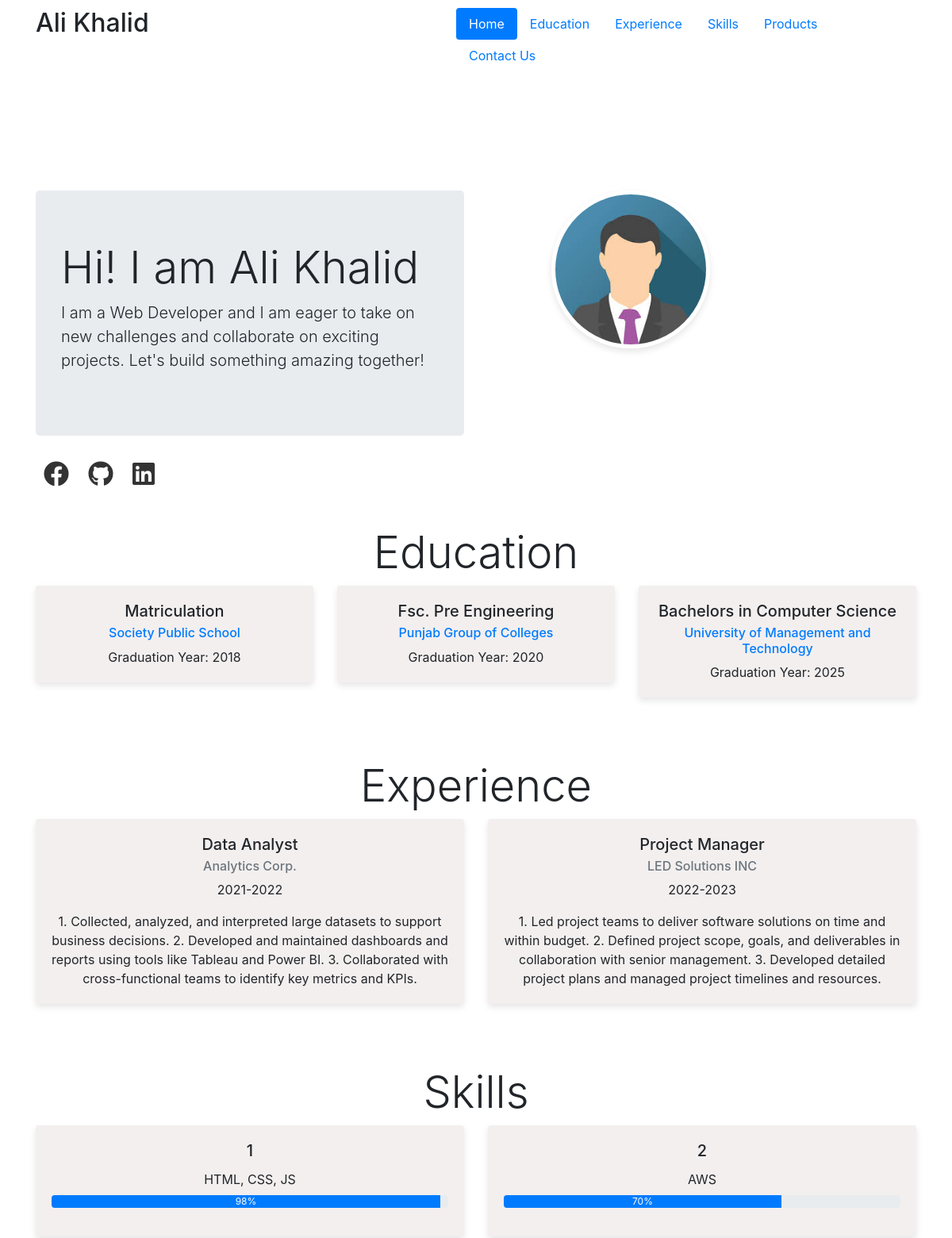
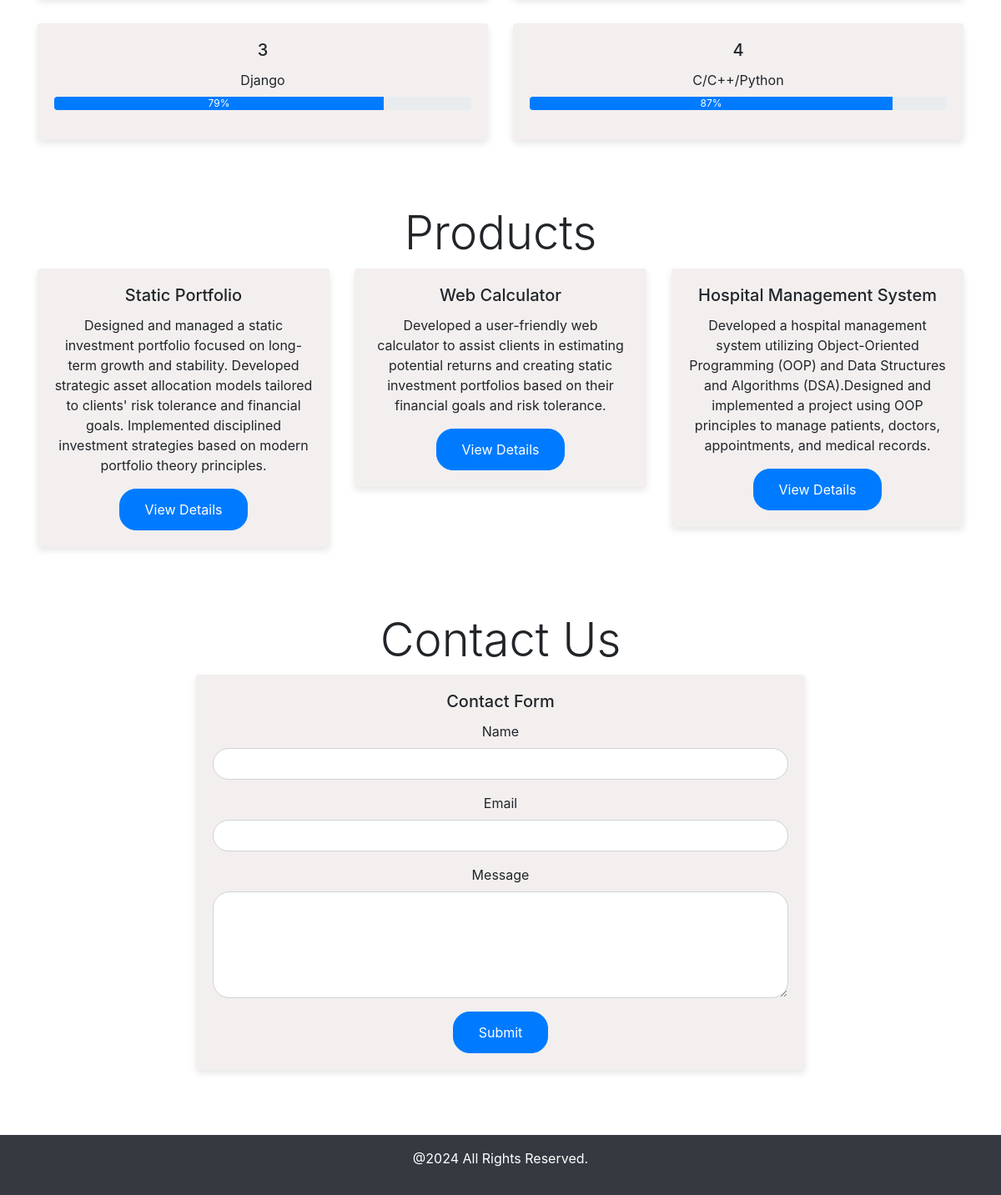
The page / on the database its author committed (2 pictures, top to bottom).
### portfolio/models.py (models this page shows, shortened)
class OwnerInfo(models.Model):
    name = models.CharField(max_length=100)
    intro = models.TextField()
    image = models.ImageField(upload_to='images/')

class Education(models.Model):
    degree = models.CharField(max_length=100)
    institution = models.CharField(max_length=100)
    year = models.IntegerField()
    link = models.URLField(max_length=200, blank=True)

class Experience(models.Model):
    title = models.CharField(max_length=100)
    company = models.CharField(max_length=100)
    duration = models.CharField(max_length=50)
    description = models.TextField()

class Skill(models.Model):
    category = models.CharField(max_length=50)
    name = models.CharField(max_length=100)
    proficiency = models.IntegerField()

class Product(models.Model):
    title = models.CharField(max_length=100)
    description = models.TextField()
    link = models.URLField(max_length=200, blank=True)

### portfolio/views.py (the view)
# urls.py: path('', views.home, name='home'),
def home(request):
    owner_info = OwnerInfo.objects.first()  # Assuming there's only one owner's info
    educations = Education.objects.all()
    experiences = Experience.objects.all()
    skills = Skill.objects.all()
    products = Product.objects.all()
    context = {
        'owner_info': owner_info,
        'educations': educations,
        'experiences': experiences,
        'skills': skills,
        'products': products,
    }
    return render(request, 'portfolio/home.html', context)

### templates/portfolio/home.html (shortened to what this page needs)
{% load static %}
<!DOCTYPE html>
<html lang="en">
<head>
  <link href="https://stackpath.bootstrapcdn.com/bootstrap/4.5.2/css/bootstrap.min.css" rel="stylesheet">
  <link href="https://cdnjs.cloudflare.com/ajax/libs/font-awesome/5.15.4/css/all.min.css" rel="stylesheet">
  <link href="{% static 'css/styles.css' %}" rel="stylesheet">
</head>
<body>
    <div class="container">
        <div class="row">
          <div class="header col-md-4">
            <h2 class="display-6">{{ owner_info.name }}</h2>
          </div>
          <div class="col-md-8">
            <ul class="nav nav-pills" style="margin-left: 150px;">
                <li class="nav-item">
                  <a class="nav-link active" aria-current="page" href="{% url 'home' %}">Home</a>
                </li>
                <li class="nav-item">
                  <a class="nav-link" href="#1">Education</a>
                </li>
                <li class="nav-item">
                  <a class="nav-link" href="#2">Experience</a>
                </li>
                <li class="nav-item">
                    <a class="nav-link" href="#3">Skills</a>
                </li>
                <li class="nav-item">
                    <a class="nav-link" href="#4">Products</a>
                </li>
                <li class="nav-item">
                    <a class="nav-link" href="#2c">Contact Us</a>
                </li>
              </ul>
          </div>
        </div>
        <div class="row" style="margin-top: 150px;">
            <div class="col-md-6">
                <div class="jumbotron">
                    <h1 class="display-4">Hi! I am {{ owner_info.name }}</h1>
                    <p class="lead">{{ owner_info.intro }}</p>
                </div>
                <div class="social-icons">
                    <a href="#" target="_blank"><i class="fab fa-facebook fa-2x"></i></a>
                    <a href="#" target="_blank"><i class="fab fa-github fa-2x"></i></a>
                    <a href="#" target="_blank"><i class="fab fa-linkedin fa-2x"></i></a>
                </div>
            </div>
            <div class="col-md-6">
                <img src="{{ owner_info.image.url }}" alt="{{ owner_info.name }}" class="profile-pic img-fluid">
            </div>
        </div>
    </div>
    <div class="container text-center my-5">
        <h1 id="1" class="display-4">Education</h1>
        <div class="row">
            {% for edu in educations %}
            <div class="col-md-4">
              <div class="card" style="background-color: rgb(243, 239, 239);">
                <div class="card-body">
                  <h5 class="card-title">{{ edu.degree }}</h5>
                  <h6 class="card-subtitle mb-2 text-muted"><a href="{{ edu.link }}" target="_blank">{{ edu.institution }}</a></h6>
                  <p class="card-text">Graduation Year: {{ edu.year }}</p>
                </div>
              </div>
            </div>
            {% endfor %}
          </div>
    </div>
    <div class="container text-center my-5">
        <h1 id="2" class="display-4">Experience</h1>
        <div class="row">
            {% for exp in experiences %}
            <div class="col-md-6">
              <div class="card" style="background-color: rgb(243, 239, 239);">
                <div class="card-body">
                  <h5 class="card-title">{{ exp.title }}</h5>
                  <h6 class="card-subtitle mb-2 text-muted">{{ exp.company }}</h6>
                  <p class="card-text">{{ exp.duration }}</p>
                  <p class="card-text">{{ exp.description }}</p>
                </div>
              </div>
            </div>
            {% endfor %}
        </div>
    </div>
    <div class="container text-center my-5">
        <h1 id="3" class="display-4">Skills</h1>
        <div class="row">
            {% for skill in skills %}
            <div class="col-md-6">
              <div class="card" style="background-color: rgb(243, 239, 239);">
                <div class="card-body">
                  <h5 class="card-title">{{ skill.category }}</h5>
                  <div class="mb-2">{{ skill.name }}</div>
                  <div class="progress mb-3">
                    <div class="progress-bar" role="progressbar" style="width: {{ skill.proficiency }}%;" aria-valuenow="{{ skill.proficiency }}" aria-valuemin="0" aria-valuemax="100">{{ skill.proficiency }}%</div>
                  </div>
                </div>
              </div>
            </div>
            {% endfor %}
        </div>
    </div>
    <div class="container text-center my-5">
        <h1 id="4" class="display-4">Products</h1>
        <div class="row">
            {% for product in products %}
            <div class="col-md-4">
              <div class="card" style="background-color: rgb(243, 239, 239);">
                <div class="card-body">
                  <h5 class="card-title">{{ product.title }}</h5>
                  <p class="card-text">{{ product.description }}</p>
                  <a href="{{ product.link }}" class="btn btn-primary" target="_blank">View Details</a>
                </div>
              </div>
            </div>
            {% endfor %}
        </div>
    </div>
    <div class="container text-center my-5">
        <h1 id="2c" class="display-4">Contact Us</h1>
        <div class="row">
            <div class="col-md-8 offset-md-2">
              <div class="card" style="background-color: rgb(243, 239, 239);">
                <div class="card-body">
                  <h5 class="card-title">Contact Form</h5>
                  <form method="post" action="{% url 'contact' %}">
                    <div class="form-group">
                      <label for="name">Name</label>
                      <input type="text" class="form-control" id="name" name="name" required>
                    </div>
                    <div class="form-group">
                      <label for="email">Email</label>
                      <input type="email" class="form-control" id="email" name="email" required>
                    </div>
                    <div class="form-group">
                      <label for="message">Message</label>
                      <textarea class="form-control" id="message" name="message" rows="4" required></textarea>
                    </div>
                    <button type="submit" class="btn btn-primary">Submit</button>
                  </form>
                </div>
              </div>
            </div>
        </div>
    </div>
    <footer class="bg-dark text-white text-center py-3">
        <p>@2024 All Rights Reserved.</p>
    </footer>
</body>
</html>

### static/css/styles.css (style rules this page uses)
.header { margin-top: 10px; }
.nav { margin-top: 10px; }
.profile-pic { width: 100%; max-width: 200px; height: auto; border-radius: 50%; object-fit: cover; box-shadow: 0 4px 8px rgba(0, 0, 0, 0.1); border: 5px solid #fff; margin-left: 80px; }
.social-icons { margin-top: 20px; }
.social-icons a { margin: 0 10px; color: #333; transition: color 0.2s; }
.card { margin-bottom: 30px; border: none; box-shadow: 0 4px 8px rgba(0, 0, 0, 0.1); background-color: rgba(255, 255, 255, 0.1); }
.form-control { border-radius: 20px; padding: 15px; border-color: #ced4da; }
.btn-primary { border-radius: 20px; padding: 12px 30px; background-color: #007bff; border-color: #007bff; transition: all 0.3s; }
footer { background-color: #343a40; color: white; width: 100%; padding: 20px; }

### rows shown on the page
OwnerInfo: name "Ali Khalid", intro "I am a Web Developer and I am eager to take on new challenges and collaborate on exciting projects. Let's build something amazing together!", image (picture)
Education: degree "Matriculation", institution "Society Public School", year "2018"
Education: degree "Fsc. Pre Engineering", institution "Punjab Group of Colleges", year "2020"
Education: degree "Bachelors in Computer Science", institution "University of Management and Technology", year "2025"
Experience: title "Data Analyst", company "Analytics Corp.", duration "2021-2022", description "1. Collected, analyzed, and interpreted large datasets to support business decisions. 2. Developed and maintained dashboards and reports using tools like Tableau and Power BI. 3. Collaborated with cross-functional teams to identify key metrics and KPIs."
Experience: title "Project Manager", company "LED Solutions INC", duration "2022-2023", description "1. Led project teams to deliver software solutions on time and within budget. 2. Defined project scope, goals, and deliverables in collaboration with senior management. 3. Developed detailed project plans and managed project timelines and resources."
Skill: category "1", name "HTML, CSS, JS", proficiency "98"
Skill: category "2", name "AWS", proficiency "70"
Skill: category "3", name "Django", proficiency "79"
Skill: category "4", name "C/C++/Python", proficiency "87"
Product: title "Static Portfolio", description "Designed and managed a static investment portfolio focused on long-term growth and stability. Developed strategic asset allocation models tailored to clients' risk tolerance and financial goals. Implemented disciplined investment strategies based on modern portfolio theory principles."
Product: title "Web Calculator", description "Developed a user-friendly web calculator to assist clients in estimating potential returns and creating static investment portfolios based on their financial goals and risk tolerance."
Product: title "Hospital Management System", description "Developed a hospital management system utilizing Object-Oriented Programming (OOP) and Data Structures and Algorithms (DSA).Designed and implemented a project using OOP principles to manage patients, doctors, appointments, and medical records."
